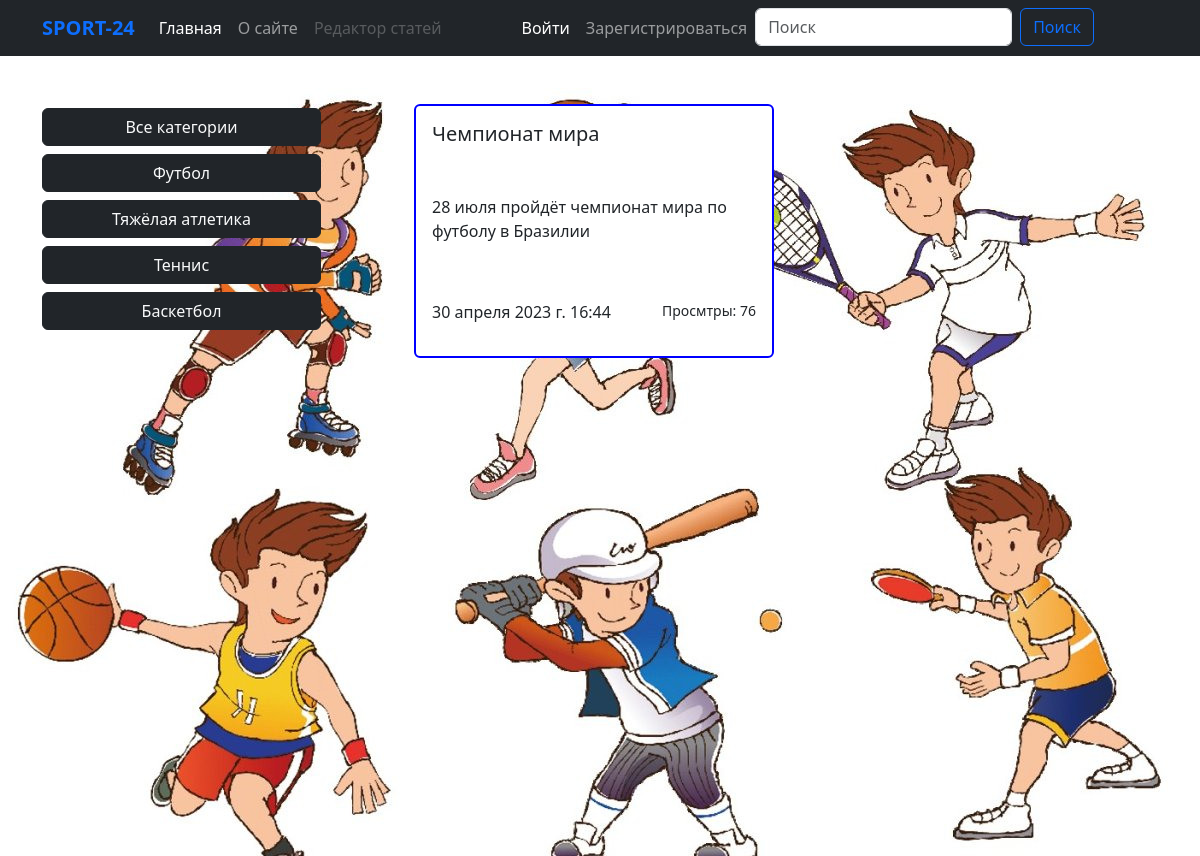
Page /category/1 on the committed database.
### blog/models.py (models this page shows, shortened)
class Category(models.Model):
    title = models.CharField(max_length=255, verbose_name='Категория')
    def __str__(self):
        return self.title
    def get_absolute_url(self):
        return reverse('category', kwargs={'pk': self.pk})
    class Meta:
        verbose_name = 'Категория'
        verbose_name_plural = 'Категории'

class Article(models.Model):
    title = models.CharField(max_length=255, verbose_name='Название статьи')
    content = models.TextField(verbose_name='Описание статьи')
    photo = models.ImageField(upload_to='photos/', blank=True, null=True, verbose_name='Изображение')
    created_at = models.DateTimeField(auto_now_add=True, verbose_name='Дата создания')
    updated_at = models.DateTimeField(auto_now=True, verbose_name='Дата изменения')
    views = models.IntegerField(default=0, verbose_name='Просмотры')
    category = models.ForeignKey(Category, on_delete=models.CASCADE, verbose_name='Категория')
    video = models.CharField(max_length=500, verbose_name='Ссылка на видео', blank=True, null=True)
    author = models.ForeignKey(User, on_delete=models.CASCADE, blank=True, null=True, verbose_name='Автор')
    def get_absolute_url(self):
        return reverse('article', kwargs={'pk': self.pk})
    class Meta:
        verbose_name = 'Статья'
        verbose_name_plural = 'Статьи'

### blog/views.py (the view)
# urls.py: path('category/<int:pk>', ArticleListByCategory.as_view(), name='category'),
class ArticleListByCategory(ArticleListView):
    def get_queryset(self):
        articles = Article.objects.filter(category_id=self.kwargs['pk'])
        return articles
    def get_context_data(self, *, object_list=None, **kwargs):
        context = super().get_context_data()
        category = Category.objects.get(pk=self.kwargs['pk'])
        context['title'] = f'Категория: {category.title}'
        return context

### blog/templatetags/blog_tags.py (called while the page is built)
@register.simple_tag()
def get_categories():
    return Category.objects.all()

### blog/templates/blog/index.html (shortened to what this page needs)
{% extends 'base.html' %}
{% block main %}
<div class="d-flex justify-content-between pt-5">
<div class="col-3">
    {% include 'blog/components/_nav.html' %}
</div>
<div class="col-8">
    <div class="row row-cols-1 row-cols-md-2 g-4">
        {% for article in articles %}
        {% include 'blog/components/_card.html' %}
        {% endfor %}
    </div>
</div>
</div>
{% endblock main %}

### blog/templates/blog/components/_nav.html
{% load blog_tags %}
<div class="nav-scroller py-1 mb-2">
    <nav class="nav d-flex justify-content-between">
        <a class="btn btn-dark text-light rounded" style="width:100%;" href="{% url 'index' %}">Все категории</a>
        {% get_categories as categories %}
        {% for category in categories %}
        <a class="btn btn-dark text-light rounded mt-2" style="width:100%;" href="{{ category.get_absolute_url }}">{{ category }}</a>
        {% endfor %}
    </nav>
</div>

### blog/templates/blog/components/_card.html (shortened to what this page needs)
<a href="{{ article.get_absolute_url }}" class="link_card">
    <div class="col">
        <div class="card">
            <div class="card-body"
                 style="height:250px; display: flex; flex-direction: column; justify-content: space-between;">
                <h5 class="card-title">{{ article.title }}</h5>
                <p class="card-text">{{ article.content|truncatechars:100 }}</p>
                <div class="d-flex justify-content-between">
                    <p class="card-text">{{ article.created_at }}</p>
                    <span class="small">Просмтры: {{ article.views }}</span>
                </div>
            </div>
        </div>
    </div>
</a>

### blog/static/blog/css/style.css (style rules this page uses)
.card { border: 2px solid blue !important; }
.link_card { text-decoration: none; color: black; }

### rows in the picture
Category: title "Футбол"
Category: title "Тяжёлая атлетика"
Category: title "Теннис"
Category: title "Баскетбол"
Article: title "Чемпионат мира", content "28 июля пройдёт чемпионат мира по футболу в Бразилии", created_at "30 апреля 2023 г. 16:44", views "76"
